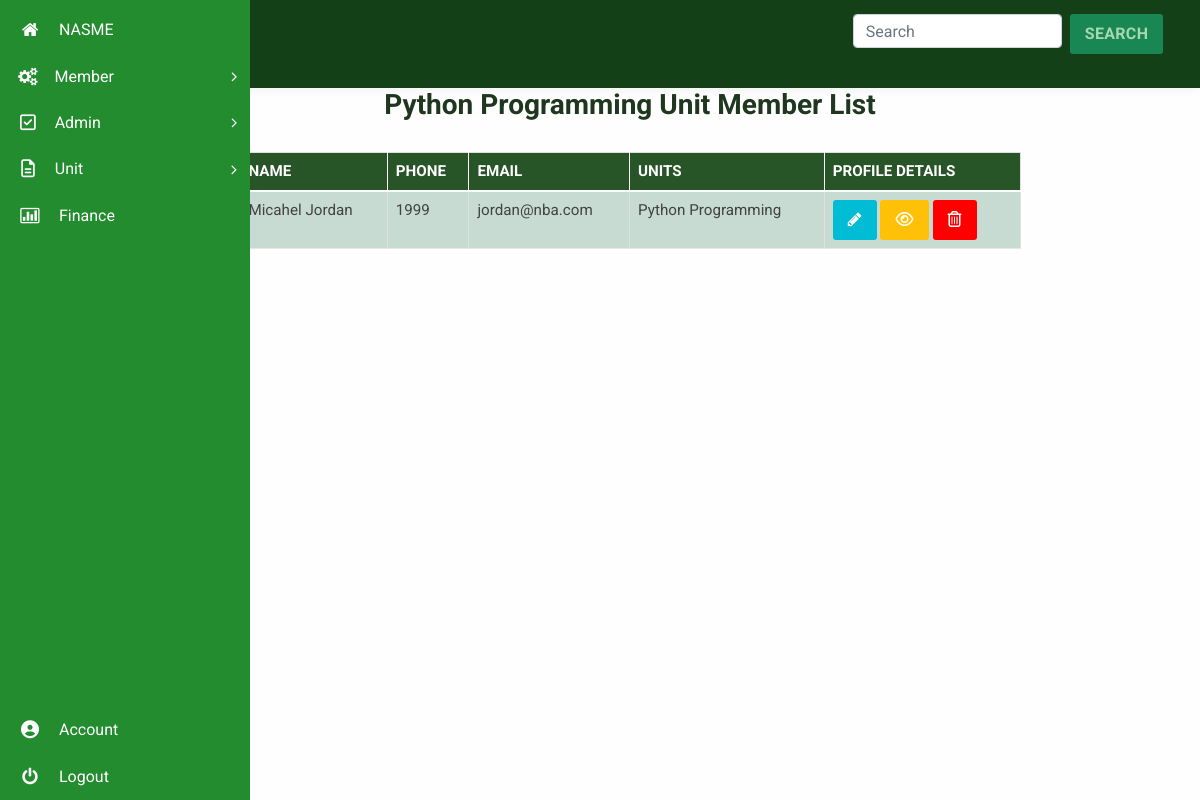
Before: /admin/manage_unit_members/1 (signed in) with the older database file.
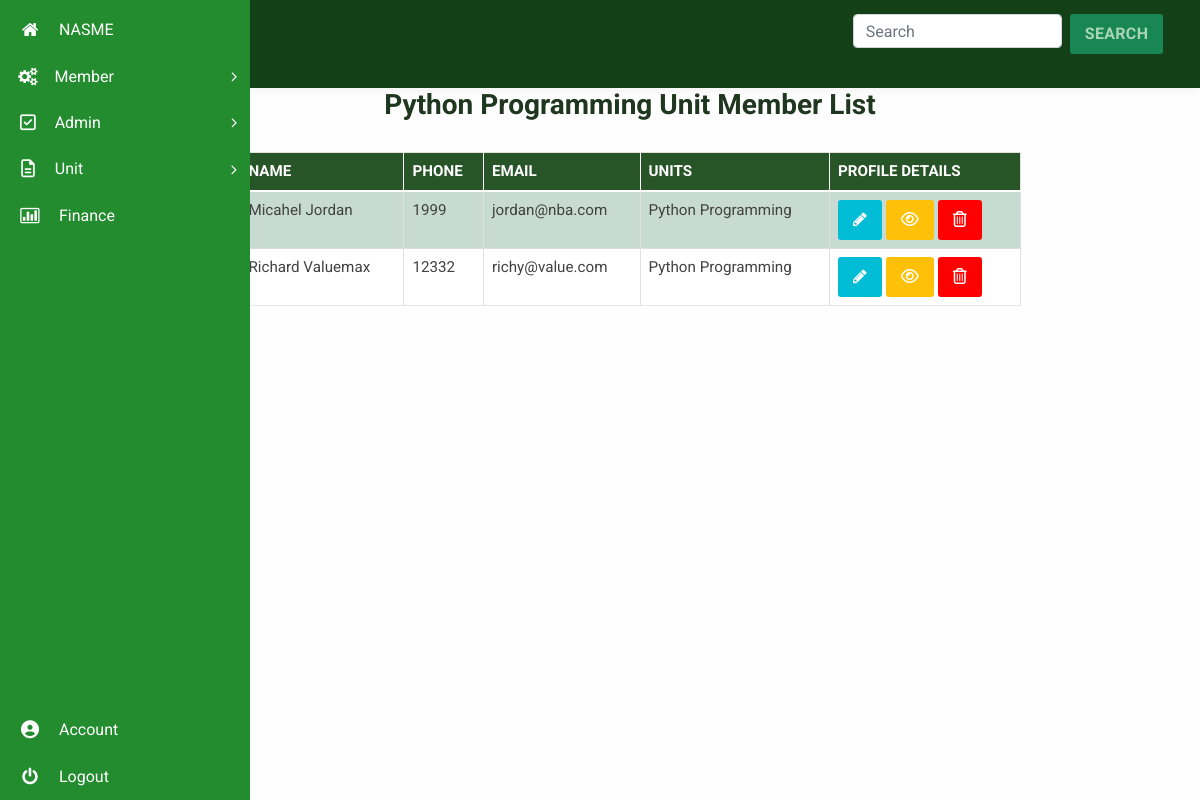
After: the same page with the newer database file.
### membership/models.py (models this page shows, shortened)
class User(db.Model, UserMixin):
  id = db.Column(db.Integer, primary_key=True)
  units = db.relationship("Unit", secondary=user_unit, backref="unit_members", lazy="dynamic")
  username = db.Column(db.String(20), unique=True, nullable=False)
  email = db.Column(db.String(120), unique=True, nullable=False)
  phone = db.Column(db.String(60), unique=True, nullable=False, default="")
  password = db.Column(db.String(60), nullable=False, default="~~~~~~~")
  image_file = db.Column(db.String(20), nullable=False, default='default.jpg')
  date_registered = db.Column(db.DateTime, nullable=False, default=datetime.utcnow)
  role = db.Column(db.String(6), nullable=False, default="USER")
  _is_superadmin = db.Column("is_superadmin", db.Boolean, nullable=False, default=False)
  current_salary = db.Column(db.String(60))
  occupation = db.Column(db.String(60))
  experience = db.Column(db.String(60))
  date_of_birth = db.Column(db.String(), nullable=False, default=datetime.utcnow)
  home_address = db.Column(db.String())
  work_address = db.Column(db.String())
  def display_units(self):
    unit_names = []
    for unit in self.units.all():
      unit_names.append(unit.name)
    return ", ".join(unit_names)
  @property
  def is_superadmin(self):
      return self._is_superadmin
  @is_superadmin.setter
  def is_superadmin(self, s):
    if type(s) == type(str()):
      if s.lower() == "true":
        self._is_superadmin = True
      elif s.lower() == "false":
        self._is_superadmin = False
    else:
      self._is_superadmin = s
  def __repr__(self):
    return f"User('{self.username}', '{self.email}', '{self.image_file}')"

class Unit(db.Model):
  id = db.Column(db.Integer, primary_key=True)
  name = db.Column(db.String(50), unique=True, nullable=False)
  date_created = db.Column(db.DateTime, nullable=False,default=datetime.utcnow)
  fees_amount = db.Column(db.String(),nullable=False,default="0")

### membership/routes.py (the view)
@app.route("/admin/manage_unit_members/<int:unit_id>")
@admin_role_required
@login_required
def manage_unit_members(unit_id):
  page = request.args.get('page', 1, type=int)
  unit = Unit.query.filter_by(id=unit_id)[0]
  unit_members = unit.unit_members
  print(unit_members)
  members = unit_members
  return render_template("manage_unit_members.html", title="Units Management", members=members, unit=unit)

### membership/models.py (called while the page is built)
@login_manager.user_loader
def load_user(user_id):
    return User.query.get(int(user_id))

### membership/routes.py (called while the page is built)
def admin_role_required(func):
    @wraps(func)
    def decorated_view(*args, **kwargs):
      if current_user.is_authenticated:
        if not current_user.role == "ADMIN":
            abort(403)
        return func(*args, **kwargs)
      else:
        abort(403)
    return decorated_view

### membership/templates/manage_unit_members.html (shortened to what this page needs)
{% extends "dashboard_layout.html" %}
{% block content %}
<link rel="stylesheet" type="text/css" href="css/table-style.css" />
<link rel="stylesheet" type="text/css" href="css/basictable.css" />
				<div class="container agile-tables">
						{% if unit %}
								<h3 style="text-align: center; color:rgb(31, 55, 31); font-weight:bold;" class="text-center">{{ unit.name }} Unit Member List</h3>
						{% else %}
								<h3 style="text-align: center; color:rgb(31, 55, 31); font-weight:bold;" class="text-center">Members List</h3>
						{% endif %}
					<div class="w3l-table-info table-responsive">
					    <table id="tuble" class="table table-success table-striped table-hover ">
						<thead>
						  <tr>
							<th>Name</th>
							<th>Phone</th>
							<th>Email</th>
							<th>Units</th>
							<th>Profile Details</th>
						  </tr>
						</thead>
						<tbody>
							{% for member in members %}
						  <tr>
							<td>{{member.username}}</td>
							<td>{{ member.phone }}</td>
							<td>{{ member.email }}</td>
							<td>
							{{member.display_units()}}
							</td>
							<td><a role="button" class="btn btn-primary" href="{{ url_for('edit_member', member_id=member.id) }}"><i class="fa fa-pencil" aria-hidden="true"></i></a>
								<a type="button" class="btn btn-warning"  dataId="{{member.id}}" dataImage="/static/profile_pics/{{member.image_file }}" dataName="{{ member.username }}" dataEmail="{{member.email}}" dataPhone="{{member.phone}}" dataPassword="{{ member.password }}" dataUnits="{{member.display_units()}}" dataDateReg="{{ member.date_registered }}" dataOccupation="{{ member.occupation }}" dataHomeAddr="{{ member.home_address }}" dataWorkAddre="{{ member.work_address }}" dataExperience = "{{member.experience}}" dataCurrentSalary="{{member.current_salary}}" data-toggle="modal" data-target="#staticBackdrop" onclick="viewUserFunction(this)"><i class="fa fa-eye" aria-hidden="true"></i></a>
								<a type="button" class="btn btn-danger" style="background: red;" data-toggle="modal" id="{{member.id}}" dataName="{{member.username}}" data-target="#deletemodal"  onclick="deleteFunction(this)"><i class="fa fa-trash-o" aria-hidden="true"></i></a>
							</td>
						  </tr>
						  {% endfor %}
						</tbody>
					  </table>
				  </div>
{% endblock content %}

Changed rows visible on the page:
added User: username "Richard Valuemax", phone "12332", email "richy@value.com", display_units "Python Programming"
